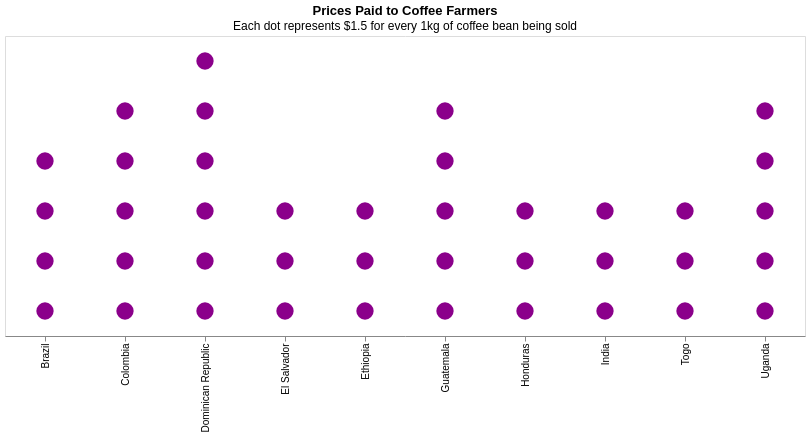

Express this chart as Vega-Lite.
### Vega-Lite specification from a JSON file in a GitHub repository (floating-point values rounded to 4 significant figures)
{"$schema": "https://vega.github.io/schema/vega-lite/v5.json", "description": "A Wilkinson Dot Plot", "title": {"text": "Prices Paid to Coffee Farmers", "subtitle": "Each dot represents $1.5 for every 1kg of coffee bean being sold"}, "width": 800, "height": 300, "data": {"values": ["Colombia", "Colombia", "Colombia", "Colombia", "Colombia", "Dominican Republic", "Dominican Republic", "Dominican Republic", "Dominican Republic", "Dominican Republic", "Dominican Republic", "El Salvador", "El Salvador", "El Salvador", "Guatemala", "Guatemala", "Guatemala", "Guatemala", "Guatemala", "Honduras", "Honduras", "Honduras", "Uganda", "Uganda", "Uganda", "Brazil", "Brazil", "Brazil", "Brazil", "Ethiopia", "Ethiopia", "Ethiopia", "India", "India", "India", "Togo", "Togo", "Togo", "Uganda", "Uganda"]}, "transform": [{"window": [{"op": "rank", "as": "id"}], "groupby": ["data"]}], "mark": {"type": "circle", "opacity": 1, "size": 300, "color": "darkmagenta"}, "encoding": {"x": {"field": "data", "type": "ordinal", "title": null}, "y": {"field": "id", "type": "ordinal", "sort": "descending", "axis": null}}}
